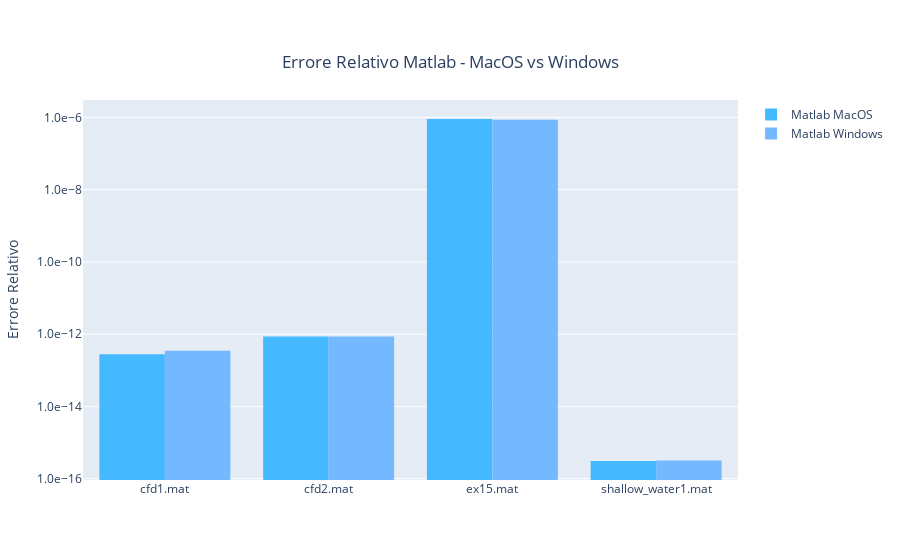

The code cell stored with this chart in its notebook:
### Code cell
#Errore Relativo Matlab Windows e MacOS

erel_matlab_macos = matlab_mac_data["Errore Relativo"]
erel_matlab_win = matlab_win_data["Errore Relativo"]

fig = go.Figure()
fig.add_trace(go.Histogram(histfunc="sum", y=erel_matlab_macos, x=x_mat_macos, name="Matlab MacOS", marker_color=color_mat_macos))
fig.add_trace(go.Histogram(histfunc="sum",y=erel_matlab_win, x=x_mat_win, name="Matlab Windows", marker_color=color_mat_windows))


fig.update_yaxes(type="log")
fig.update_yaxes(title_text='Errore Relativo')
fig.update_layout(yaxis_tickformat=".1e",
    title={
        'text': "Errore Relativo Matlab - MacOS vs Windows",
        'y':0.9,
        'x':0.5,
        'xanchor': 'center',
        'yanchor': 'top',})

fig.show()

### Figure 1 — Plotly figure (JSON) as saved in the notebook; plotly's stock layout.template omitted (floating-point values rounded to 4 significant figures)
{"data": [{"histfunc": "sum", "marker": {"color": "#45b9ff"}, "name": "Matlab MacOS", "type": "histogram", "x": ["cfd1.mat", "cfd2.mat", "ex15.mat", "shallow_water1.mat"], "y": [2.798e-13, 8.671e-13, 9.019e-07, 3.089e-16]}, {"histfunc": "sum", "marker": {"color": "#74b9ff"}, "name": "Matlab Windows", "type": "histogram", "x": ["cfd1.mat", "cfd2.mat", "ex15.mat", "shallow_water1.mat"], "y": [3.482e-13, 8.597e-13, 8.574e-07, 3.2e-16]}], "layout": {"title": {"text": "Errore Relativo Matlab - MacOS vs Windows", "x": 0.5, "xanchor": "center", "y": 0.9, "yanchor": "top"}, "yaxis": {"tickformat": ".1e", "title": {"text": "Errore Relativo"}, "type": "log"}}}
